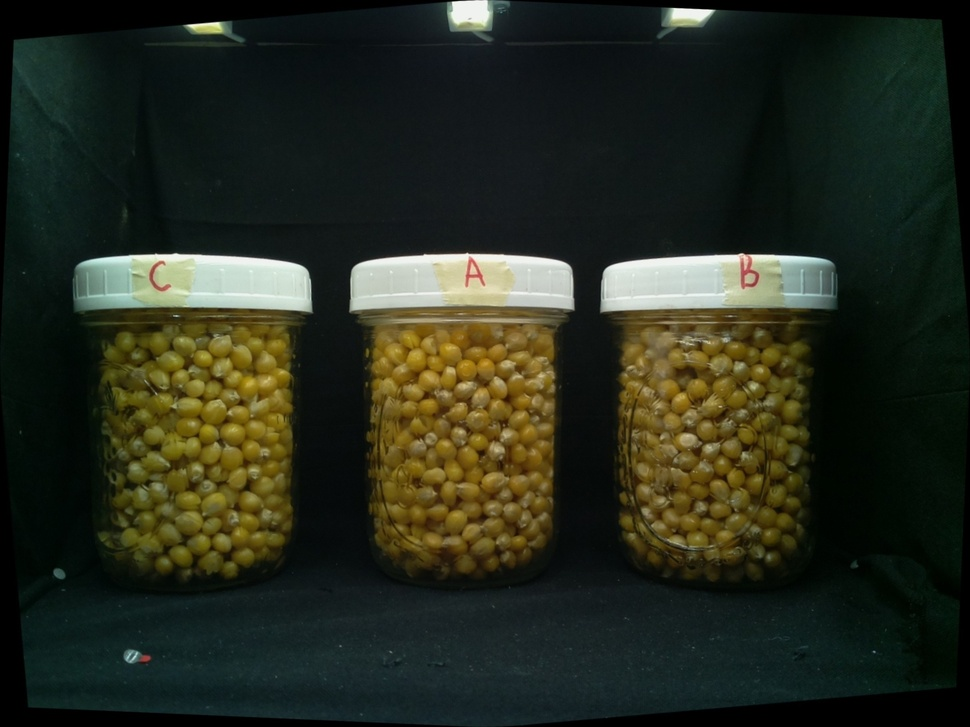
#> input picture captured_image_2023-09-21_16-56-33.jpg, 970 x 727 px, shrunk from 2592 x 1944 before the run
$ python -i calculate_intersection_mask_and_area.py   (imports and definitions only)
#> lines starting #> are read from the running program, lines starting #| are printed output that depends on the picture; after the words box and inside, x2 and y2 are one past the last pixel; in counts of white or black regions, pixels touching at a corner belong together
import cv2
import numpy as np

def get_brightness_mask(image_path):
    image = cv2.imread(image_path)
#> image is the input picture: shape (727, 970, 3); mean B, G, R 30.4, 43.6, 38.9
    hsv = cv2.cvtColor(image, cv2.COLOR_BGR2HSV)
#> hsv: shape (727, 970, 3); mean H, S, V 65.3, 130, 47.3
    value_channel = hsv[:, :, 2]
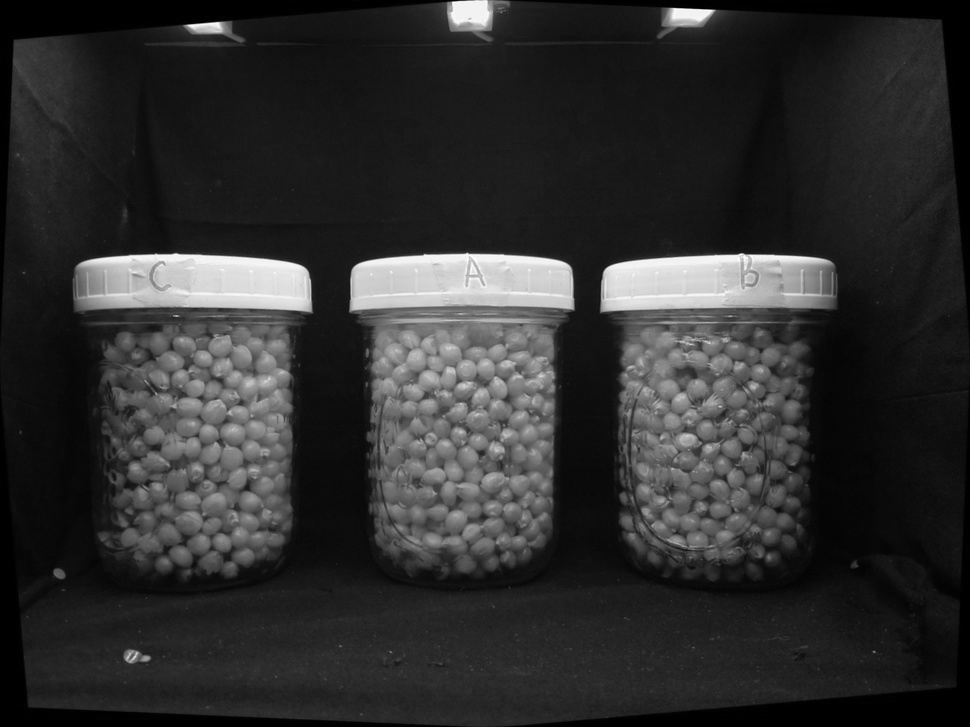
#> value_channel: shape (727, 970); min 0, max 255, mean 47.3
    _, contrast_filtered = cv2.threshold(value_channel, 100, 255, cv2.THRESH_BINARY)
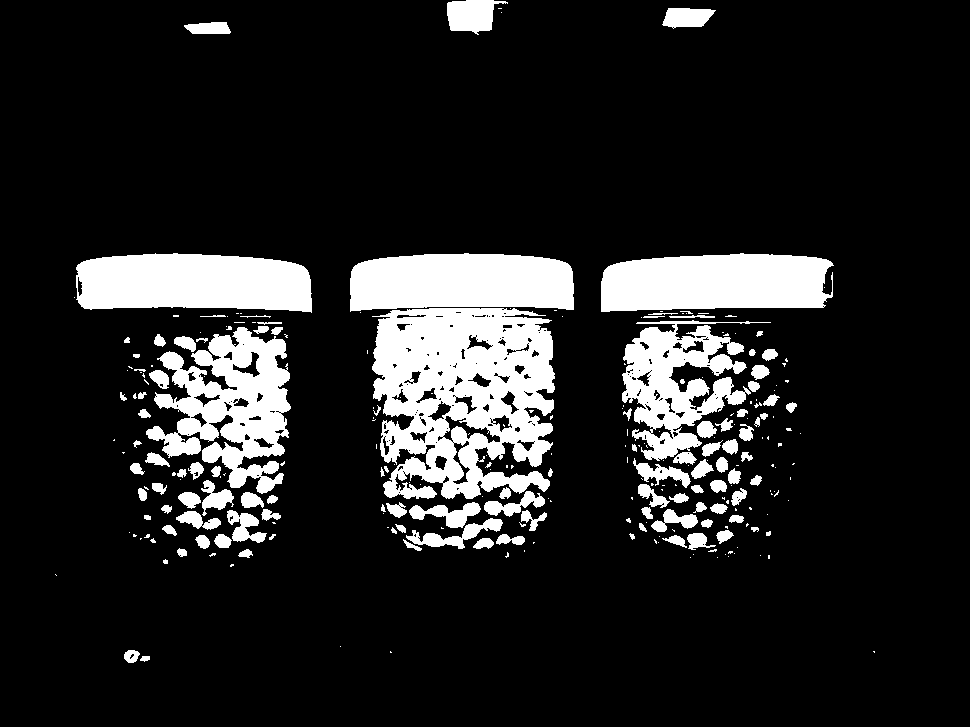
#> contrast_filtered: shape (727, 970); 14.3% white; 271 white regions (158 under 20 px), largest, box (x1, y1, x2, y2) and area: (372, 308, 555, 499) 25370, (146, 327, 291, 494) 12509, (76, 253, 312, 313) 11961
    blurred = cv2.GaussianBlur(contrast_filtered, (3, 3), 0)
    kernel = np.ones((10, 10), np.uint8)
    closed_mask = cv2.morphologyEx(blurred, cv2.MORPH_CLOSE, kernel)
    flood_filled_mask = closed_mask.copy()
    h, w = flood_filled_mask.shape[:2]
#> h = 727; w = 970
    mask_floodfill = np.zeros((h + 2, w + 2), np.uint8)
    cv2.floodFill(flood_filled_mask, mask_floodfill, (0, 0), 255)
    inverted_flood_fill = cv2.bitwise_not(flood_filled_mask)
    final_mask = cv2.bitwise_or(closed_mask, inverted_flood_fill)
#> final_mask: shape (727, 970); 20.4% white; 30 white regions (11 under 20 px), largest, box (x1, y1, x2, y2) and area: (350, 253, 576, 560) 53387, (74, 253, 314, 560) 43298, (601, 253, 836, 560) 42870
    return final_mask

def get_green_mask(image_path):
    image = cv2.imread(image_path)
    hsv = cv2.cvtColor(image, cv2.COLOR_BGR2HSV)
    lower_green = np.array([10, 60, 100])
    upper_green = np.array([85, 255, 255])
    mask = cv2.inRange(hsv, lower_green, upper_green)
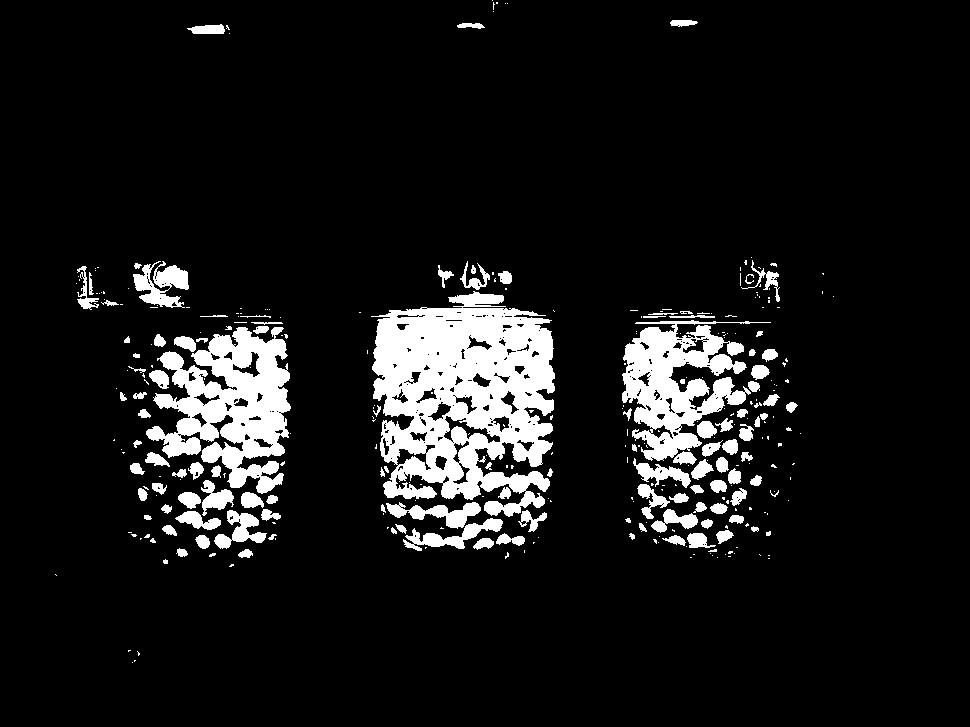
#> mask: shape (727, 970); 9.7% white; 333 white regions (214 under 20 px), largest, box (x1, y1, x2, y2) and area: (371, 291, 555, 517) 27045, (146, 327, 291, 494) 12828, (622, 320, 771, 461) 9339
    _, contrast_filtered = cv2.threshold(mask, 128, 255, cv2.THRESH_BINARY)
    blurred = cv2.GaussianBlur(contrast_filtered, (3, 3), 0)
    kernel = np.ones((10, 10), np.uint8)
    closed_mask = cv2.morphologyEx(blurred, cv2.MORPH_CLOSE, kernel)
    flood_filled_mask = closed_mask.copy()
    h, w = flood_filled_mask.shape[:2]
#> h = 727; w = 970
    mask_floodfill = np.zeros((h + 2, w + 2), np.uint8)
    cv2.floodFill(flood_filled_mask, mask_floodfill, (0, 0), 255)
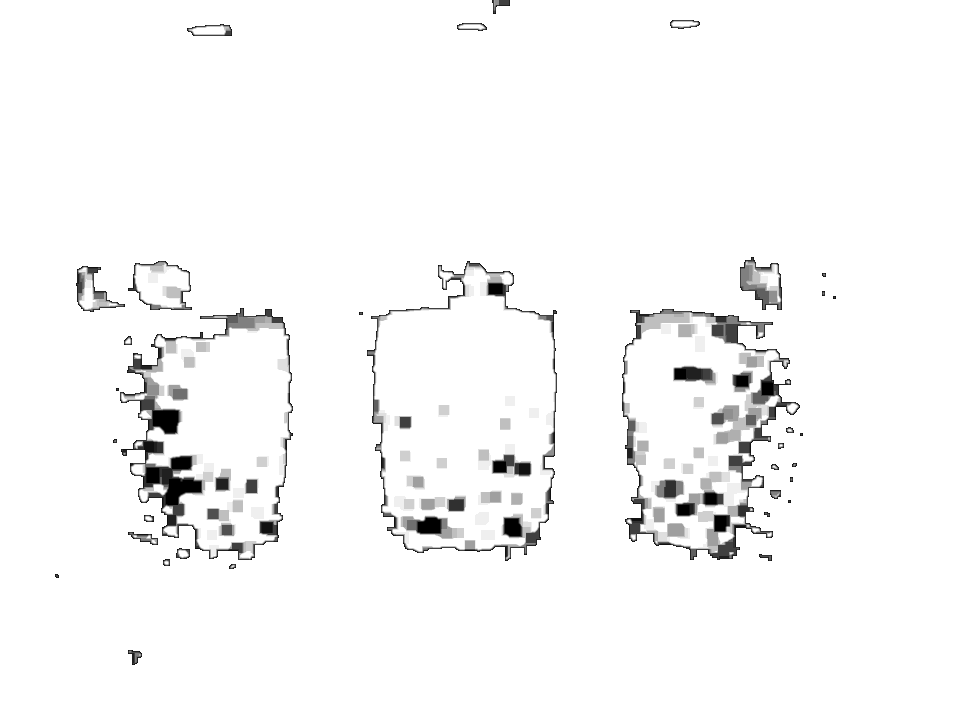
#> flood_filled_mask: shape (727, 970); min 0, max 255, mean 247.8
    inverted_flood_fill = cv2.bitwise_not(flood_filled_mask)
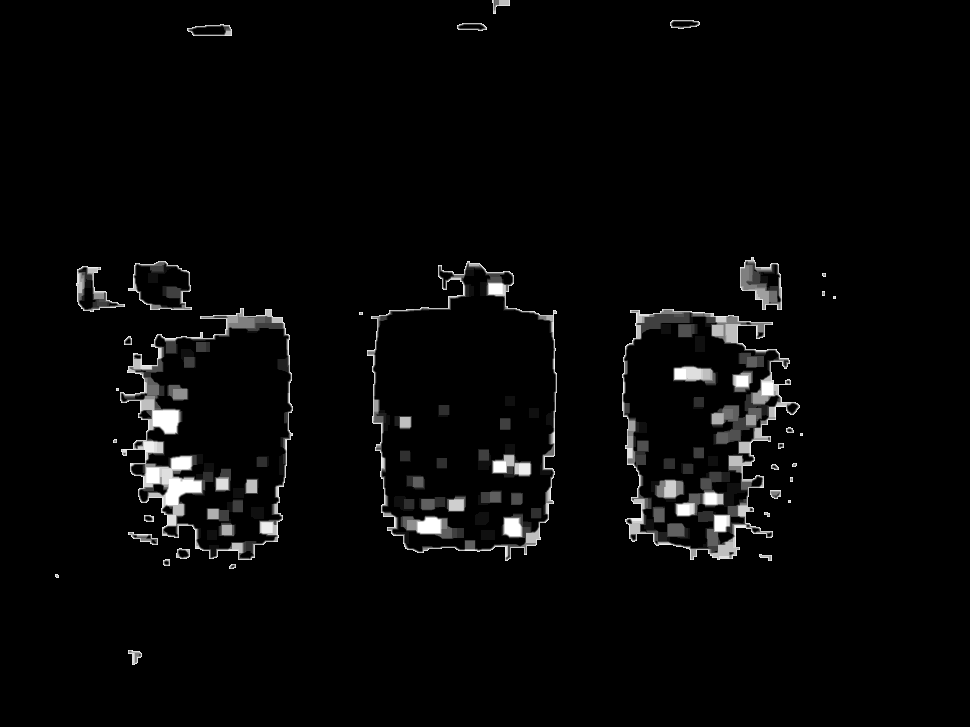
#> inverted_flood_fill: shape (727, 970); min 0, max 255, mean 7.2
    final_mask = cv2.bitwise_or(closed_mask, inverted_flood_fill)
#> final_mask: shape (727, 970); 15.9% white; 34 white regions (11 under 20 px), largest, box (x1, y1, x2, y2) and area: (367, 261, 557, 561) 43729, (120, 308, 293, 560) 30838, (622, 309, 800, 560) 30727
    return final_mask

def get_intersection_mask(image_path):
    brightness_mask = get_brightness_mask(image_path)
    green_mask = get_green_mask(image_path)
    intersected_mask = cv2.bitwise_and(brightness_mask, green_mask)
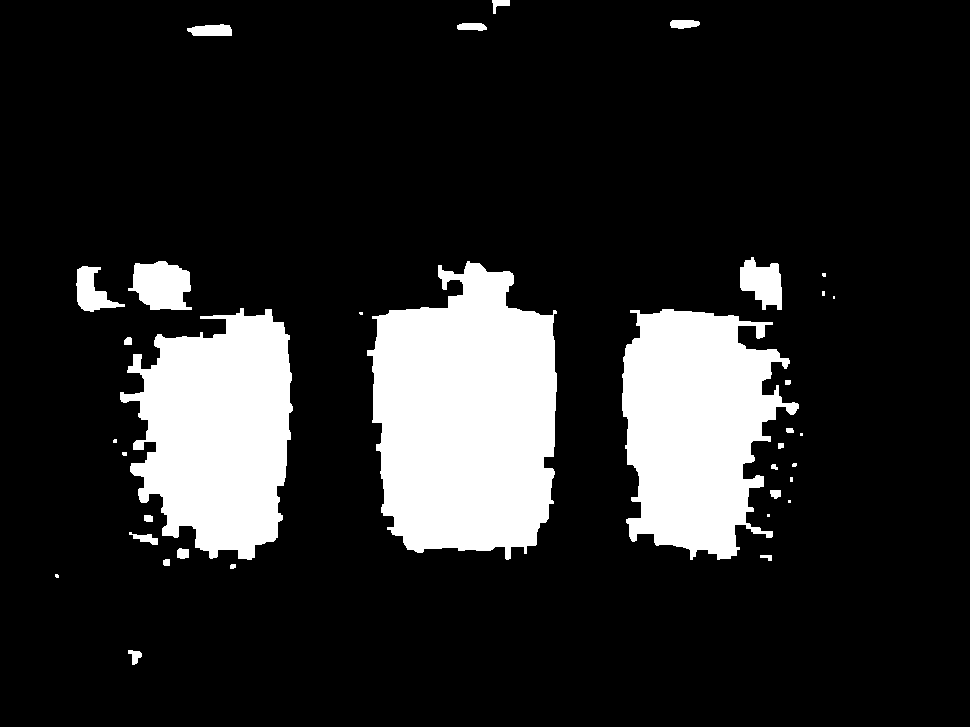
#> intersected_mask: shape (727, 970); 15.7% white; 35 white regions (12 under 20 px), largest, box (x1, y1, x2, y2) and area: (367, 261, 557, 560) 43537, (120, 308, 293, 560) 30297, (622, 309, 799, 560) 30221

    # cv2.imshow("Intersected Mask", intersected_mask)
    # cv2.waitKey(0)
    # cv2.destroyAllWindows()

    return brightness_mask

def calculate_intersection_mask_and_area(image_path):
    intersected_mask = get_intersection_mask(image_path)


    intersected_area = np.sum(intersected_mask > 0)  # Calculate the intersected area in pixels

    # print(f"Total intersected area: {intersected_area} pixels")

    return intersected_mask, intersected_area  # Return both the intersected mask and area

>>> result = get_intersection_mask('../captured_image_2023-09-21_16-56-33.jpg')
